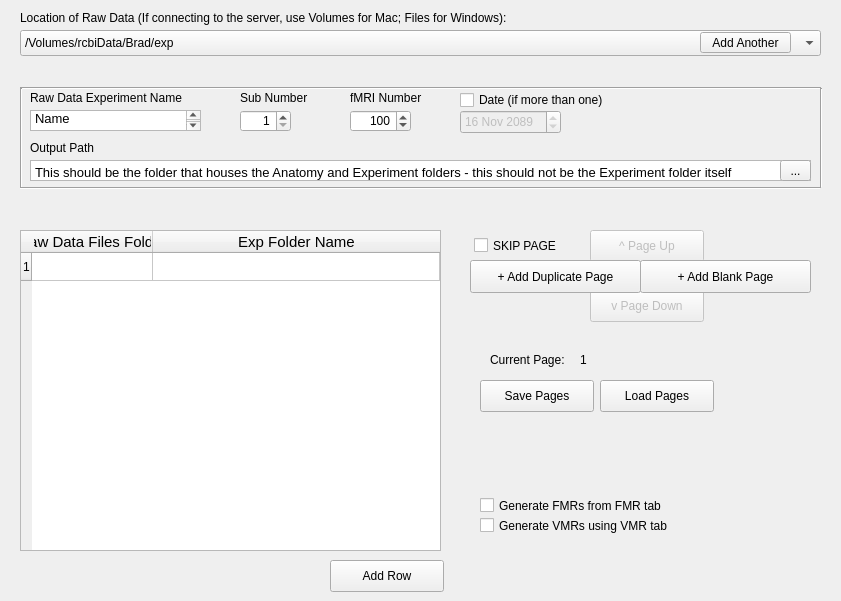
   <widget class="QWidget" name="moveFiles">
    <attribute name="title">
     <string>Move Files</string>
    </attribute>
    <widget class="QLabel" name="rawDataPathLabel">
     <property name="geometry">
      <rect>
       <x>20</x>
       <y>10</y>
       <width>621</width>
       <height>16</height>
      </rect>
     </property>
     <property name="text">
      <string>Location of Raw Data (If connecting to the server, use Volumes for Mac; Files for Windows):</string>
     </property>
    </widget>
    <widget class="QCheckBox" name="moveMakeFMRs">
     <property name="geometry">
      <rect>
       <x>480</x>
       <y>490</y>
       <width>261</width>
       <height>31</height>
      </rect>
     </property>
     <property name="text">
      <string>Generate FMRs from FMR tab</string>
     </property>
    </widget>
    <widget class="QPushButton" name="addMoveRow">
     <property name="geometry">
      <rect>
       <x>330</x>
       <y>560</y>
       <width>114</width>
       <height>32</height>
      </rect>
     </property>
     <property name="text">
      <string>Add Row</string>
     </property>
    </widget>
    <widget class="QTableWidget" name="moveTable">
     <property name="geometry">
      <rect>
       <x>20</x>
       <y>230</y>
       <width>421</width>
       <height>321</height>
      </rect>
     </property>
     <property name="rowCount">
      <number>1</number>
     </property>
     <attribute name="horizontalHeaderVisible">
      <bool>true</bool>
     </attribute>
     <attribute name="horizontalHeaderCascadingSectionResizes">
      <bool>true</bool>
     </attribute>
     <attribute name="horizontalHeaderDefaultSectionSize">
      <number>121</number>
     </attribute>
     <attribute name="horizontalHeaderMinimumSectionSize">
      <number>4</number>
     </attribute>
     <attribute name="horizontalHeaderStretchLastSection">
      <bool>true</bool>
     </attribute>
     <attribute name="verticalHeaderDefaultSectionSize">
      <number>28</number>
     </attribute>
     <row/>
     <column>
      <property name="text">
       <string>Raw Data Files Folder</string>
      </property>
      <property name="font">
       <font>
        <pointsize>11</pointsize>
       </font>
      </property>
     </column>
     <column>
      <property name="text">
       <string>Exp Folder Name</string>
      </property>
      <property name="font">
       <font>
        <pointsize>11</pointsize>
       </font>
      </property>
     </column>
     <item row="0" column="1">
      <property name="text">
       <string/>
      </property>
     </item>
    </widget>
    <widget class="QPushButton" name="pageUp">
     <property name="enabled">
      <bool>false</bool>
     </property>
     <property name="geometry">
      <rect>
       <x>590</x>
       <y>230</y>
       <width>114</width>
       <height>32</height>
      </rect>
     </property>
     <property name="text">
      <string>^ Page Up</string>
     </property>
    </widget>
    <widget class="QSpinBox" name="moveSubNumber">
     <property name="geometry">
      <rect>
       <x>240</x>
       <y>110</y>
       <width>51</width>
       <height>22</height>
      </rect>
     </property>
     <property name="alignment">
      <set>Qt::AlignRight|Qt::AlignTrailing|Qt::AlignVCenter</set>
     </property>
     <property name="minimum">
      <number>1</number>
     </property>
     <property name="maximum">
      <number>999</number>
     </property>
     <property name="value">
      <number>1</number>
     </property>
    </widget>
    <widget class="QToolButton" name="setMoveDataPath">
     <property name="geometry">
      <rect>
       <x>780</x>
       <y>160</y>
       <width>31</width>
       <height>21</height>
      </rect>
     </property>
     <property name="text">
      <string>...</string>
     </property>
    </widget>
    <widget class="QLabel" name="currentPageLabel">
     <property name="geometry">
      <rect>
       <x>490</x>
       <y>350</y>
       <width>91</width>
       <height>20</height>
      </rect>
     </property>
     <property name="text">
      <string>Current Page:</string>
     </property>
    </widget>
    <widget class="QPushButton" name="pageDown">
     <property name="enabled">
      <bool>false</bool>
     </property>
     <property name="geometry">
      <rect>
       <x>590</x>
       <y>290</y>
       <width>114</width>
       <height>32</height>
      </rect>
     </property>
     <property name="text">
      <string>v Page Down</string>
     </property>
    </widget>
    <widget class="QPushButton" name="addPage">
     <property name="geometry">
      <rect>
       <x>640</x>
       <y>260</y>
       <width>171</width>
       <height>33</height>
      </rect>
     </property>
     <property name="text">
      <string>+ Add Blank Page</string>
     </property>
    </widget>
    <widget class="QLabel" name="moveDataPathLabel">
     <property name="geometry">
      <rect>
       <x>30</x>
       <y>140</y>
       <width>211</width>
       <height>16</height>
      </rect>
     </property>
     <property name="text">
      <string>Output Path</string>
     </property>
    </widget>
    <widget class="QLabel" name="moveSubNumberLabel">
     <property name="geometry">
      <rect>
       <x>240</x>
       <y>90</y>
       <width>81</width>
       <height>16</height>
      </rect>
     </property>
     <property name="text">
      <string>Sub Number</string>
     </property>
    </widget>
    <widget class="QPlainTextEdit" name="moveRawExpName">
     <property name="geometry">
      <rect>
       <x>30</x>
       <y>110</y>
       <width>171</width>
       <height>21</height>
      </rect>
     </property>
     <property name="font">
      <font>
       <pointsize>10</pointsize>
      </font>
     </property>
     <property name="tabChangesFocus">
      <bool>true</bool>
     </property>
     <property name="plainText">
      <string>Raw Data Experiment Name</string>
     </property>
    </widget>
    <widget class="QLabel" name="moveRawExpNameLabel">
     <property name="geometry">
      <rect>
       <x>30</x>
       <y>90</y>
       <width>175</width>
       <height>16</height>
      </rect>
     </property>
     <property name="text">
      <string>Raw Data Experiment Name</string>
     </property>
    </widget>
    <widget class="QPlainTextEdit" name="moveDataPath">
     <property name="geometry">
      <rect>
       <x>30</x>
       <y>160</y>
       <width>781</width>
       <height>21</height>
      </rect>
     </property>
     <property name="font">
      <font>
       <pointsize>10</pointsize>
      </font>
     </property>
     <property name="tabChangesFocus">
      <bool>true</bool>
     </property>
     <property name="plainText">
      <string>This should be the folder that houses the Anatomy and Experiment folders - this should not be the Experiment folder itself</string>
     </property>
    </widget>
    <widget class="QCheckBox" name="dateMRICheckBox">
     <property name="geometry">
      <rect>
       <x>460</x>
       <y>90</y>
       <width>171</width>
       <height>20</height>
      </rect>
     </property>
     <property name="text">
      <string>Date (if more than one)</string>
     </property>
    </widget>
    <widget class="QDateEdit" name="dateMRI">
     <property name="enabled">
      <bool>false</bool>
     </property>
     <property name="geometry">
      <rect>
       <x>460</x>
       <y>110</y>
       <width>101</width>
       <height>24</height>
      </rect>
     </property>
     <property name="date">
      <date>
       <year>2089</year>
       <month>11</month>
       <day>16</day>
      </date>
     </property>
    </widget>
    <widget class="QLabel" name="currentPage">
     <property name="geometry">
      <rect>
       <x>580</x>
       <y>350</y>
       <width>21</width>
       <height>20</height>
      </rect>
     </property>
     <property name="text">
      <string>1</string>
     </property>
    </widget>
    <widget class="Line" name="line">
     <property name="geometry">
      <rect>
       <x>20</x>
       <y>80</y>
       <width>801</width>
       <height>16</height>
      </rect>
     </property>
     <property name="orientation">
      <enum>Qt::Horizontal</enum>
     </property>
    </widget>
    <widget class="Line" name="line_2">
     <property name="geometry">
      <rect>
       <x>20</x>
       <y>180</y>
       <width>801</width>
       <height>16</height>
      </rect>
     </property>
     <property name="orientation">
      <enum>Qt::Horizontal</enum>
     </property>
    </widget>
    <widget class="Line" name="line_3">
     <property name="geometry">
      <rect>
       <x>13</x>
       <y>88</y>
       <width>16</width>
       <height>100</height>
      </rect>
     </property>
     <property name="orientation">
      <enum>Qt::Vertical</enum>
     </property>
    </widget>
    <widget class="Line" name="line_4">
     <property name="geometry">
      <rect>
       <x>811</x>
       <y>88</y>
       <width>21</width>
       <height>100</height>
      </rect>
     </property>
     <property name="orientation">
      <enum>Qt::Vertical</enum>
     </property>
    </widget>
    <widget class="QLabel" name="movefMRINumberLabel">
     <property name="geometry">
      <rect>
       <x>350</x>
       <y>90</y>
       <width>91</width>
       <height>16</height>
      </rect>
     </property>
     <property name="text">
      <string>fMRI Number</string>
     </property>
    </widget>
    <widget class="QSpinBox" name="movefMRINumber">
     <property name="geometry">
      <rect>
       <x>350</x>
       <y>110</y>
       <width>61</width>
       <height>22</height>
      </rect>
     </property>
     <property name="alignment">
      <set>Qt::AlignRight|Qt::AlignTrailing|Qt::AlignVCenter</set>
     </property>
     <property name="minimum">
      <number>1</number>
     </property>
     <property name="maximum">
      <number>999</number>
     </property>
     <property name="value">
      <number>100</number>
     </property>
    </widget>
    <widget class="QPushButton" name="makeDuplicatePage">
     <property name="geometry">
      <rect>
       <x>470</x>
       <y>260</y>
       <width>171</width>
       <height>33</height>
      </rect>
     </property>
     <property name="text">
      <string>+ Add Duplicate Page</string>
     </property>
    </widget>
    <widget class="QCheckBox" name="moveMakeVMRs">
     <property name="geometry">
      <rect>
       <x>480</x>
       <y>510</y>
       <width>261</width>
       <height>31</height>
      </rect>
     </property>
     <property name="text">
      <string>Generate VMRs using VMR tab</string>
     </property>
    </widget>
    <widget class="QPushButton" name="moveSavePages">
     <property name="geometry">
      <rect>
       <x>480</x>
       <y>380</y>
       <width>114</width>
       <height>32</height>
      </rect>
     </property>
     <property name="text">
      <string>Save Pages</string>
     </property>
    </widget>
    <widget class="QPushButton" name="moveLoadPages">
     <property name="geometry">
      <rect>
       <x>600</x>
       <y>380</y>
       <width>114</width>
       <height>32</height>
      </rect>
     </property>
     <property name="text">
      <string>Load Pages</string>
     </property>
    </widget>
    <widget class="QComboBox" name="rawDataPath">
     <property name="geometry">
      <rect>
       <x>20</x>
       <y>30</y>
       <width>801</width>
       <height>26</height>
      </rect>
     </property>
     <property name="currentIndex">
      <number>0</number>
     </property>
     <item>
      <property name="text">
       <string>/Volumes/rcbiData/Brad/exp</string>
      </property>
     </item>
     <item>
      <property name="text">
       <string>/Volumes/rcbiData/Jessica/exp</string>
      </property>
     </item>
     <item>
      <property name="text">
       <string>\Files\\rcbiData\Brad\exp</string>
      </property>
     </item>
     <item>
      <property name="text">
       <string>\Files\\rcbiData\Jessica\exp</string>
      </property>
     </item>
     <item>
      <property name="text">
       <string>/rcbiData/Brad/exp</string>
      </property>
     </item>
     <item>
      <property name="text">
       <string>/rcbiData/Jessica/exp</string>
      </property>
     </item>
    </widget>
    <widget class="QPushButton" name="rawDataPathAddAnother">
     <property name="geometry">
      <rect>
       <x>700</x>
       <y>32</y>
       <width>91</width>
       <height>21</height>
      </rect>
     </property>
     <property name="text">
      <string>Add Another</string>
     </property>
    </widget>
    <widget class="QCheckBox" name="skipPage">
     <property name="geometry">
      <rect>
       <x>474</x>
       <y>230</y>
       <width>91</width>
       <height>31</height>
      </rect>
     </property>
     <property name="text">
      <string>SKIP PAGE</string>
     </property>
    </widget>
    <zorder>moveDataPath</zorder>
    <zorder>rawDataPathLabel</zorder>
    <zorder>moveMakeFMRs</zorder>
    <zorder>addMoveRow</zorder>
    <zorder>moveTable</zorder>
    <zorder>pageUp</zorder>
    <zorder>moveSubNumber</zorder>
    <zorder>setMoveDataPath</zorder>
    <zorder>currentPageLabel</zorder>
    <zorder>pageDown</zorder>
    <zorder>addPage</zorder>
    <zorder>moveDataPathLabel</zorder>
    <zorder>moveSubNumberLabel</zorder>
    <zorder>moveRawExpName</zorder>
    <zorder>moveRawExpNameLabel</zorder>
    <zorder>dateMRICheckBox</zorder>
    <zorder>dateMRI</zorder>
    <zorder>currentPage</zorder>
    <zorder>line</zorder>
    <zorder>line_2</zorder>
    <zorder>line_3</zorder>
    <zorder>line_4</zorder>
    <zorder>movefMRINumberLabel</zorder>
    <zorder>movefMRINumber</zorder>
    <zorder>makeDuplicatePage</zorder>
    <zorder>moveMakeVMRs</zorder>
    <zorder>moveSavePages</zorder>
    <zorder>moveLoadPages</zorder>
    <zorder>rawDataPath</zorder>
    <zorder>rawDataPathAddAnother</zorder>
    <zorder>skipPage</zorder>
   </widget>
